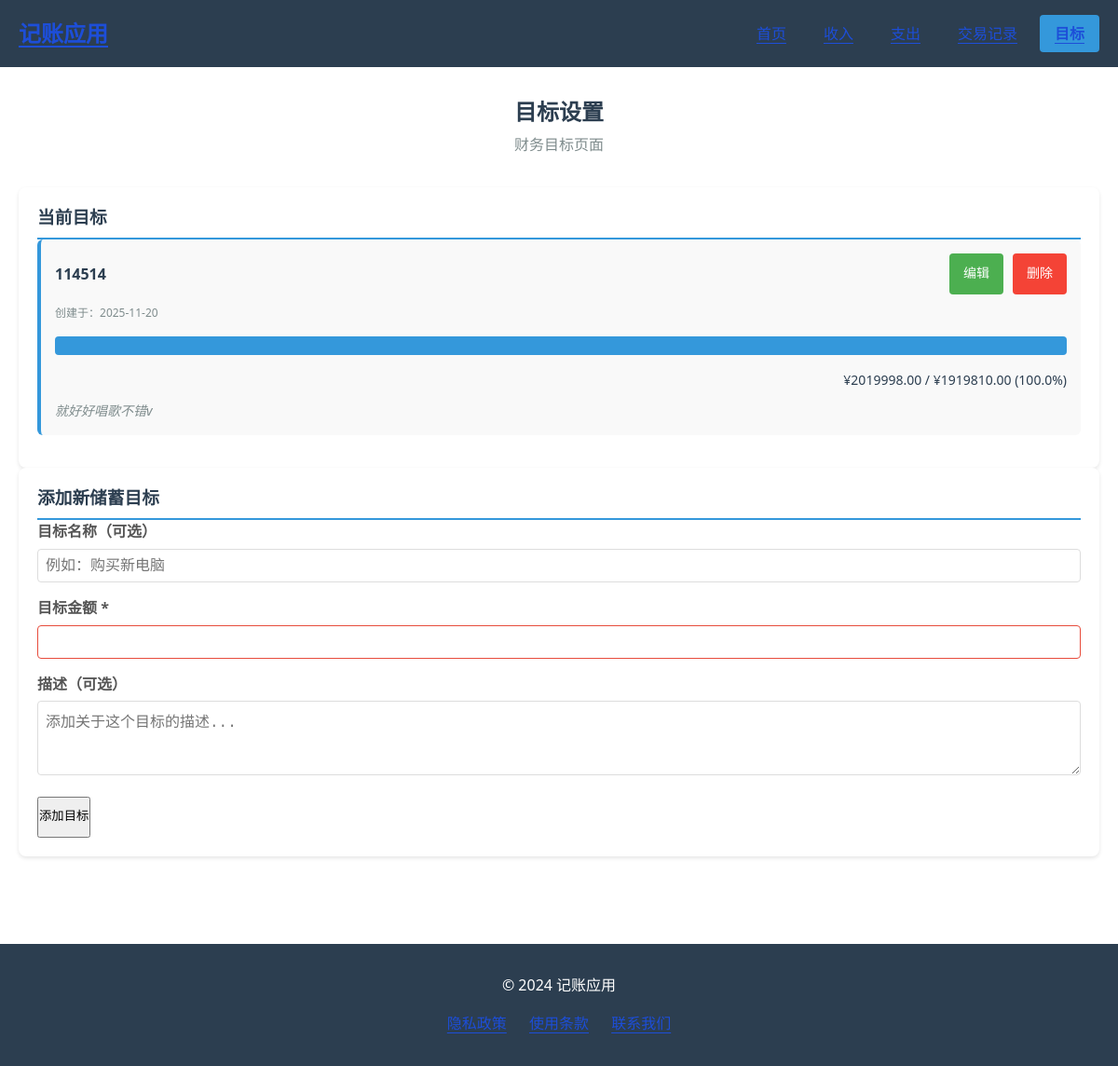
/goal, run on an earlier commit of the app's database.
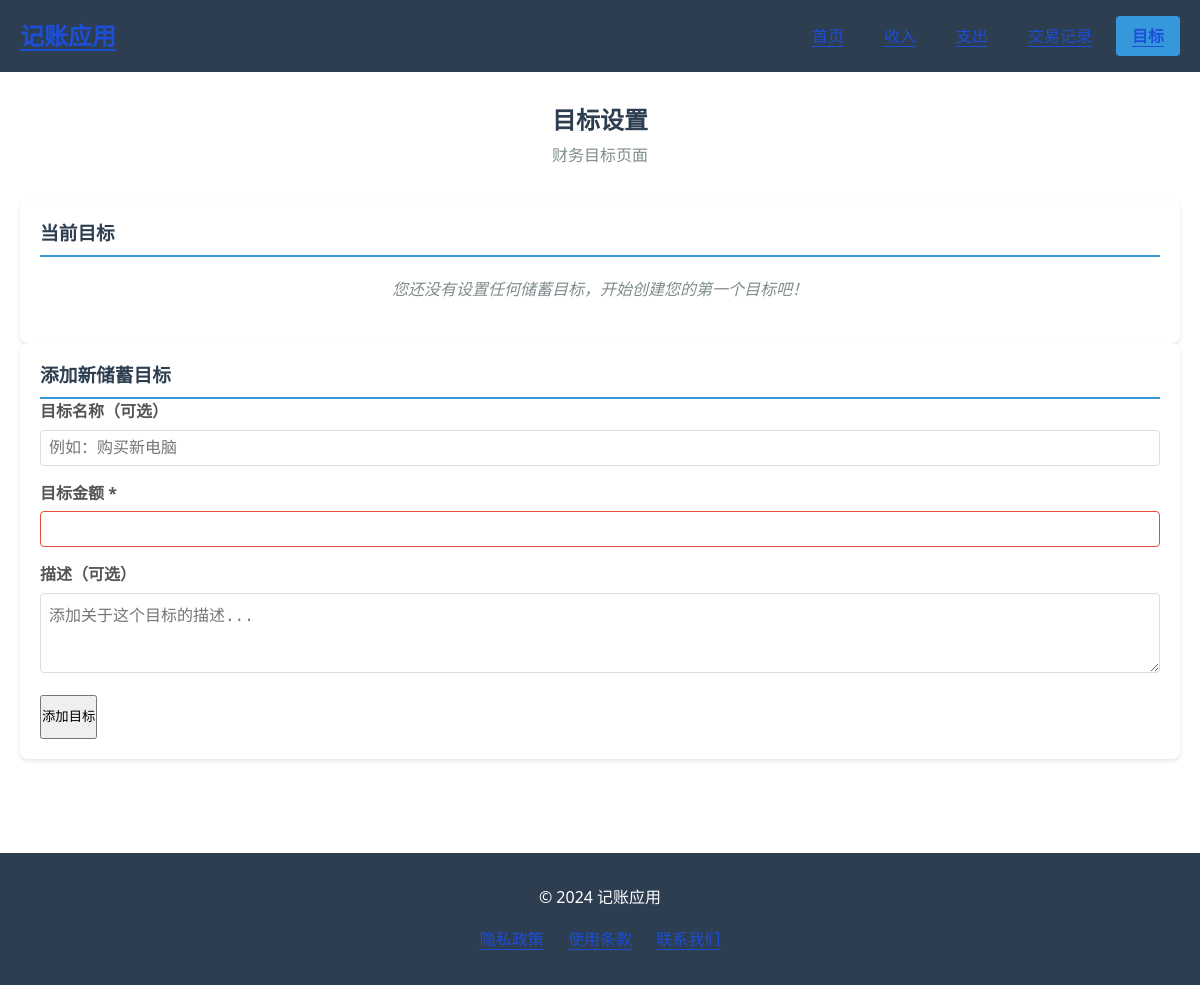
And on a later commit of the database.
### models.py (models this page shows, shortened)
class Goal:
    id = None
    name = None
    target_amount = None
    current_amount = None
    deadline = None
    created_at = None
    description = None

### routes.py (the view)
    @app.route('/goal')
    def goal():
        with app.app_context():
            from models import Goal, Income, Expense
            goals = Goal.query.all()
            incomes = Income.query.all()
            expenses = Expense.query.all()
            total_income = sum(income.amount for income in incomes)
            total_expense = sum(expense.amount for expense in expenses)
            available_savings = total_income - total_expense
            goals_dict = [goal.to_dict() for goal in goals]
            for g in goals_dict:
                g['current_amount'] = available_savings
                if g['target_amount'] > 0:
                    progress = (available_savings / g['target_amount']) * 100
                    g['progress_percentage'] = max(0, min(100, progress))
                else:
                    g['progress_percentage'] = 0
            overview = {
                'total_income': total_income,
                'total_expense': total_expense,
                'available_savings': available_savings
            }
            return render_template('goal.html', goals=goals_dict, overview=overview)

### templates/goal.html (shortened to what this page needs)
{% extends "base.html" %}
{% block content %}
    <link rel="stylesheet" href="{{ url_for('static', filename='css/goal.css') }}">
<div class="page-header">
    <h2>目标设置</h2>
    <p>财务目标页面</p>
</div>
<div class="content">
    <div class="goals-list">
        <h3>当前目标</h3>
        {% if goals %}
            {% for goal in goals %}
                <div class="goal-item">
                    <div class="goal-header">
                        <h4>{{ goal.name }}</h4>
                        <div class="goal-actions">
                            <button class="edit-btn" data-goal-id="{{ goal.id }}" data-goal-name="{{ goal.name }}" data-goal-amount="{{ goal.target_amount }}" data-goal-desc="{{ goal.description }}">编辑</button>
                            <form action="{{ url_for('delete_goal', goal_id=goal.id) }}" method="POST" onsubmit="return confirm('确定要删除这个目标吗？');">
                                <button type="submit" class="delete-btn">删除</button>
                            </form>
                        </div>
                    </div>
                    <div class="goal-date">创建于：{{ goal.created_at.split('T')[0] }}</div>
                    <div class="goal-progress">
                        <div class="progress-bar" style="--progress: {{ [goal.progress_percentage, 0]|max }}%">
                            <div class="progress-fill"></div>
                        </div>
                        <div class="progress-text">
                            ¥{{ "%.2f"|format(goal.current_amount) }} / ¥{{ "%.2f"|format(goal.target_amount) }}
                            ({{ "%.1f"|format([goal.progress_percentage, 0]|max) }}%)
                        </div>
                    </div>
                    {% if goal.description %}
                        <div class="goal-description">{{ goal.description }}</div>
                    {% endif %}
                </div>
            {% endfor %}
        {% else %}
            <p class="no-goals-message">您还没有设置任何储蓄目标，开始创建您的第一个目标吧！</p>
        {% endif %}
    </div>
    <div class="add-goal-form">
        <h3>添加新储蓄目标</h3>
        <form action="{{ url_for('add_goal') }}" method="POST">
            <div class="form-group">
                <label for="name">目标名称（可选）</label>
                <input type="text" id="name" name="name" placeholder="例如：购买新电脑">
            </div>
            <div class="form-group">
                <label for="target_amount">目标金额 *</label>
                <input type="number" id="target_amount" name="target_amount" step="0.01" min="0.01" required>
            </div>
            <div class="form-group">
                <label for="description">描述（可选）</label>
                <textarea id="description" name="description" rows="3" placeholder="添加关于这个目标的描述..."></textarea>
            </div>
            <button type="submit">添加目标</button>
        </form>
    </div>
</div>
{% endblock %}

### templates/base.html (shortened to what this page needs)
<!DOCTYPE html>
<html lang="zh-CN">
<head>
    <link rel="stylesheet" href="{{ url_for('static', filename='css/style.css') }}">
    <link rel="stylesheet" href="{{ url_for('static', filename='css/accessibility.css') }}">
</head>
<body>
    <nav class="navbar" role="navigation" aria-label="主导航">
        <div class="nav-container">
            <h1 class="nav-logo">
                <a href="{{ url_for('index') }}" aria-label="首页">记账应用</a>
            </h1>
            <ul class="nav-menu" id="navMenu">
                <li><a href="{{ url_for('index') }}" aria-current="page" class="{% if request.endpoint == 'index' %}active{% endif %}">首页</a></li>
                <li><a href="{{ url_for('incomes') }}" class="{% if request.endpoint == 'incomes' %}active{% endif %}">收入</a></li>
                <li><a href="{{ url_for('expenditures') }}" class="{% if request.endpoint == 'expenditures' %}active{% endif %}">支出</a></li>
                <li><a href="{{ url_for('transaction') }}" class="{% if request.endpoint == 'transaction' %}active{% endif %}">交易记录</a></li>
                <li><a href="{{ url_for('goal') }}" class="{% if request.endpoint == 'goal' %}active{% endif %}">目标</a></li>
            </ul>
        </div>
    </nav>
    <main class="main-content" id="main-content" role="main">
        {% block content %}{% endblock %}
    </main>
    <footer class="footer" role="contentinfo">
        <div class="footer-container">
            <p>&copy; 2024 记账应用</p>
            <div class="footer-links">
                <a href="#" aria-label="隐私政策">隐私政策</a>
                <a href="#" aria-label="使用条款">使用条款</a>
                <a href="#" aria-label="联系我们">联系我们</a>
            </div>
        </div>
    </footer>
</body>
</html>

### static/css/style.css (style rules this page uses)
*, *::before, *::after { margin: 0; padding: 0; box-sizing: border-box; }
:root { --primary-color: #2c3e50; --secondary-color: #3498db; --success-color: #27ae60; --danger-color: #e74c3c; --warning-color: #f39c12; --light-color: #ecf0f1; --dark-color: #2c3e50; --text-color: #333; --text-light: #7f8c8d; --white: #ffffff; --shadow: 0 2px 4px rgba(0,0,0,0.1); --shadow-lg: 0 4px 8px rgba(0,0,0,0.15); --border-radius: 4px; --transition: all 0.3s ease; --max-width: 1200px; }
.add-goal-form { background-color: #fff; padding: 20px; border-radius: 8px; box-shadow: 0 2px 4px rgba(0, 0, 0, 0.1); margin-bottom: 30px; }
.add-goal-form h3 { margin-top: 0; color: #2c3e50; border-bottom: 2px solid #3498db; padding-bottom: 10px; }
.form-group { margin-bottom: 15px; }
.form-group label { display: block; margin-bottom: 5px; font-weight: bold; color: #555; }
.form-group input, .form-group textarea { width: 100%; padding: 8px; border: 1px solid #ddd; border-radius: 4px; font-size: 16px; }
.form-group textarea { resize: vertical; min-height: 80px; }
.goals-list { background-color: #fff; padding: 20px; border-radius: 8px; box-shadow: 0 2px 4px rgba(0, 0, 0, 0.1); }
.goals-list h3 { margin-top: 0; color: #2c3e50; border-bottom: 2px solid #3498db; padding-bottom: 10px; }
.no-goals-message { text-align: center; color: #7f8c8d; font-style: italic; padding: 20px 0; }
input:invalid, textarea:invalid, select:invalid { border-color: var(--danger-color); }
.footer { background-color: var(--primary-color); color: white; padding: 2rem 0; margin-top: 2rem; }
.footer-container { max-width: var(--max-width); margin: 0 auto; padding: 0 20px; display: flex; flex-direction: column; align-items: center; }
.footer-links { margin-top: 1rem; }
.footer-links a { color: white; text-decoration: none; margin: 0 10px; transition: var(--transition); }
.page-header { margin-bottom: 2rem; text-align: center; }
.page-header h2 { color: var(--primary-color); margin-bottom: 0.5rem; }
.page-header p { color: var(--text-light); }
body { font-family: 'Segoe UI', Tahoma, Geneva, Verdana, sans-serif; line-height: 1.6; color: var(--text-color); background-color: #f4f4f4; -webkit-font-smoothing: antialiased; -moz-osx-font-smoothing: grayscale; }
nav { background-color: var(--primary-color); color: white; padding: 1rem 0; position: sticky; top: 0; z-index: 999; }
.nav-container { max-width: var(--max-width); margin: 0 auto; padding: 0 20px; display: flex; justify-content: space-between; align-items: center; }
.nav-logo { font-size: 1.5rem; margin: 0; }
.nav-logo a { color: white; text-decoration: none; display: inline-block; }
.nav-menu { display: flex; list-style: none; margin: 0; padding: 0; }
.nav-menu li { margin-left: 0.5rem; }
.nav-menu a { color: white; text-decoration: none; padding: 0.5rem 1rem; border-radius: var(--border-radius); transition: var(--transition); display: inline-block; line-height: 1.5; }
.nav-menu a.active { background-color: var(--secondary-color); font-weight: 600; }
.main-content { padding: 2rem 0; min-height: calc(100vh - 180px); max-width: var(--max-width); margin: 0 auto; padding: 2rem 20px; }

### static/css/accessibility.css (style rules this page uses)
button, input[type="submit"], input[type="button"], input[type="reset"] { cursor: pointer; min-height: 44px; min-width: 44px; line-height: 1.4; }
label { display: inline-block; margin-bottom: 6px; cursor: pointer; }
body { font-size: 1rem; line-height: 1.6; min-height: 100vh; }
body { color: #1f2937; background-color: #ffffff; }
h1, h2, h3, h4, h5, h6 { color: #111827; line-height: 1.3; }
a:not(.nav-link) { color: #1d4ed8; text-decoration: underline; text-underline-offset: 4px; }

What changed in the data, as far as the page shows it:
removed Goal: name "114514", created_at "2025-11-20", {{ [goal.progress_percentage, 0]|max }} 100 (drawn), current_amount "2019998.00", target_amount "1919810.00", progress_percentage "100.0", description "就好好唱歌不错v"
Also different on the page:
text now shown: "您还没有设置任何储蓄目标，开始创建您的第一个目标吧！"
